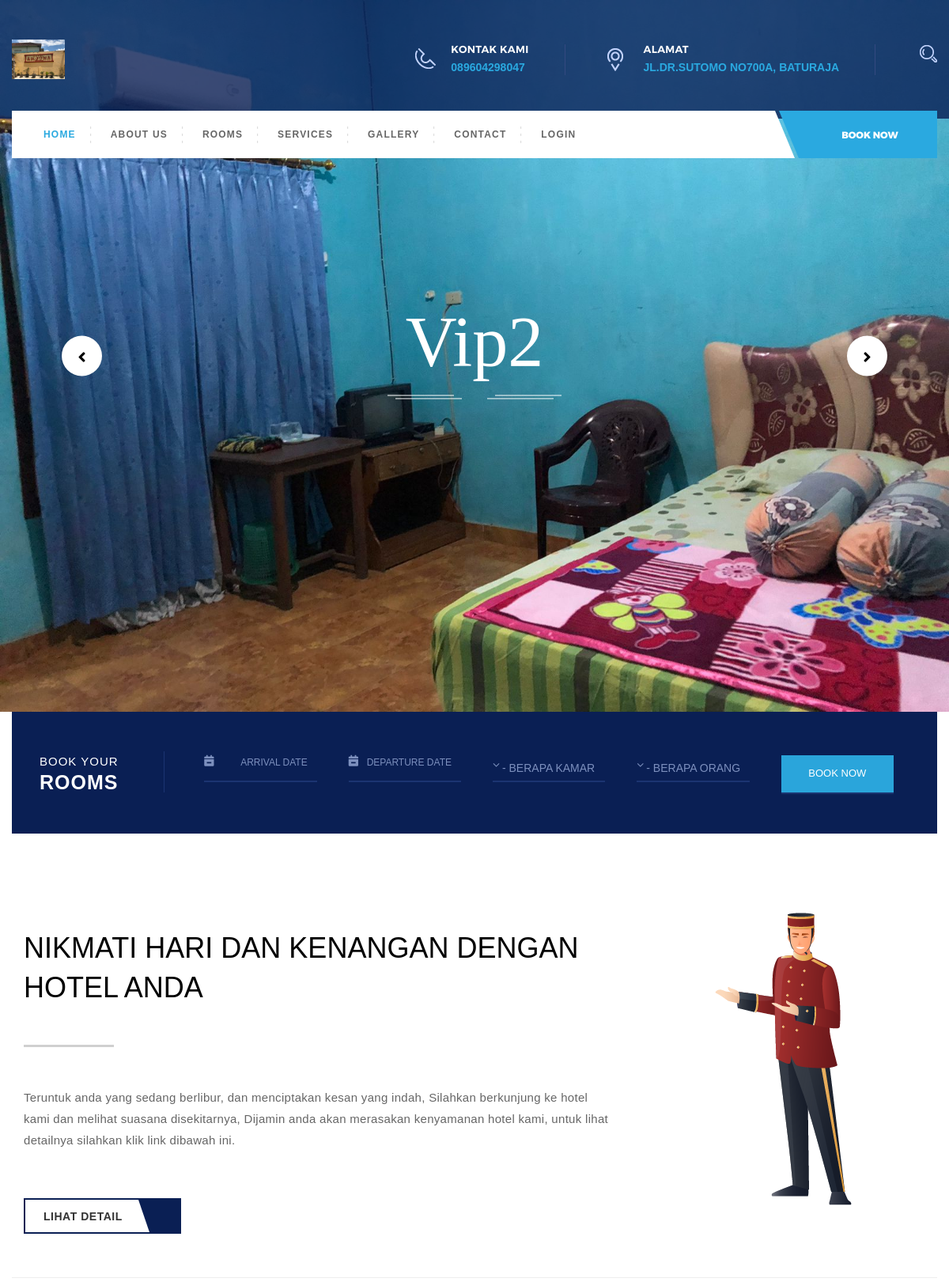
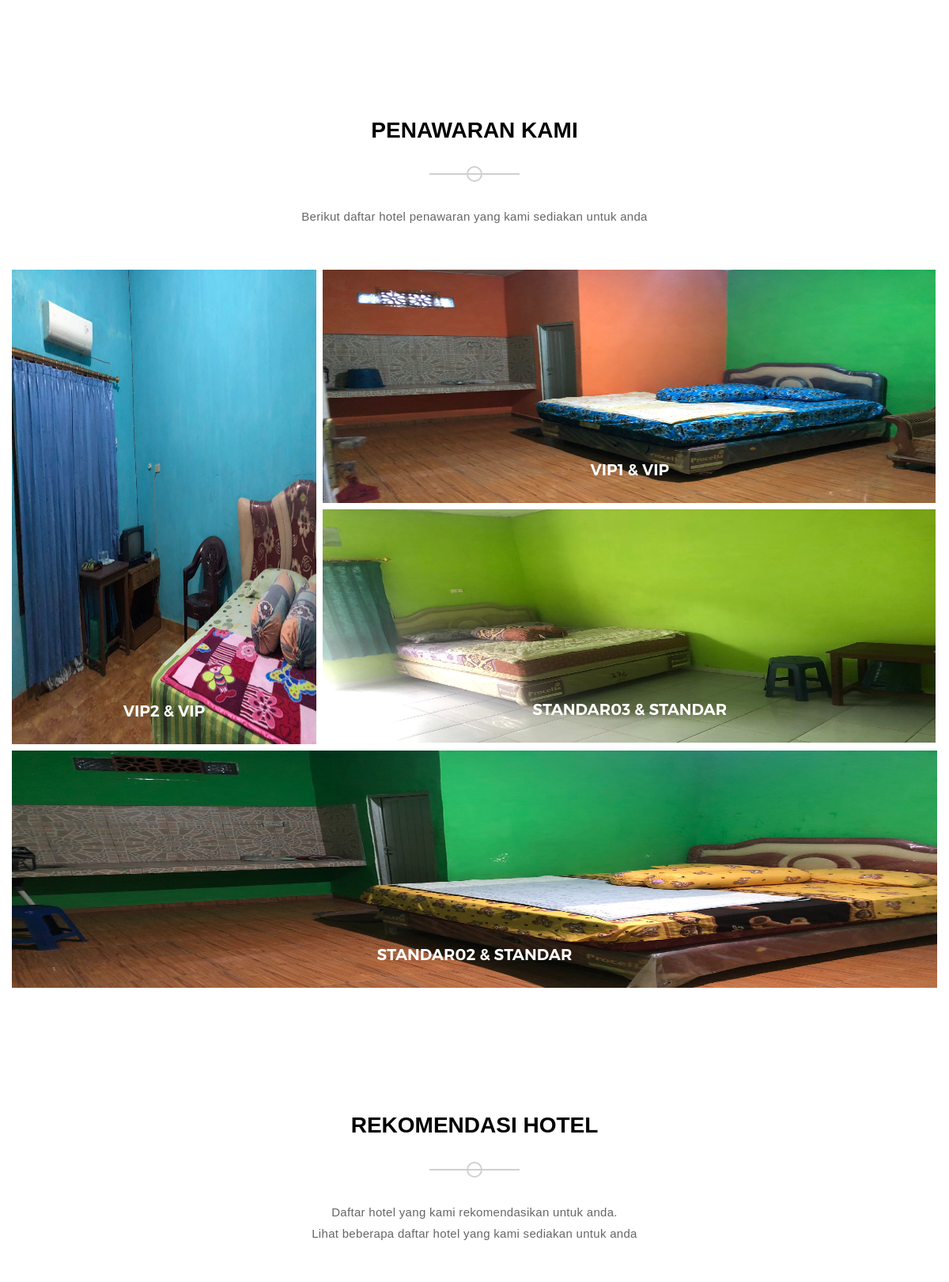
The page / (upper part) on the database its author committed (2 pictures, top to bottom).
### tables this page shows
CREATE TABLE `konfigurasi` (
  `id_konfigurasi` int(11) NOT NULL,
  `nama_sistem` varchar(100) NOT NULL,
  `gambar_sistem` varchar(100) NOT NULL,
  `koordinat` text NOT NULL,
  `tentang` text NOT NULL,
  `alamat` text NOT NULL,
  `no_telepon` varchar(50) NOT NULL,
  `email` varchar(150) DEFAULT NULL,
  `facebook` varchar(150) DEFAULT NULL,
  `instagram` varchar(150) DEFAULT NULL,
  `twitter` varchar(150) DEFAULT NULL,
  `copyright` varchar(300) NOT NULL,
  `link_yt` varchar(300) DEFAULT NULL
);

CREATE TABLE `gambar_kamar` (
  `id_gambar_kamar` int(11) NOT NULL,
  `gambar_kamar` varchar(250) NOT NULL,
  `pilihan` enum('utama','tidak utama') NOT NULL,
  `kamar_id` int(11) NOT NULL
);

CREATE TABLE `kamar` (
  `id_kamar` int(11) NOT NULL,
  `status_kamar_id` int(11) NOT NULL,
  `tipe_kamar_id` int(11) NOT NULL,
  `hotel_id` int(11) NOT NULL,
  `dewasa` varchar(50) NOT NULL,
  `anak` varchar(50) NOT NULL,
  `nama_kamar` varchar(250) NOT NULL,
  `no_kamar` varchar(50) NOT NULL,
  `keterangan` text DEFAULT NULL,
  `harga` varchar(50) NOT NULL,
  `slider` enum('iya','tidak') NOT NULL DEFAULT 'tidak',
  `rekomendasi` enum('iya','tidak') NOT NULL DEFAULT 'tidak',
  `penawaran` enum('iya','tidak') NOT NULL DEFAULT 'tidak'
);

CREATE TABLE `tipe_kamar` (
  `id_tipe_kamar` int(11) NOT NULL,
  `nama_tipe_kamar` varchar(250) NOT NULL
);

### application/views/front/home/main.php (the view, shortened to what the rows shown need)
<main class="site-main page-spacing">
    <div id="slider-section" class="slider-section container-fluid no-padding">
        <div id="photo-slider" class="carousel slide" data-ride="carousel">
            <div class="carousel-inner" role="listbox">
                <?php
                if ($slider != null) :
                    foreach ($slider as $index => $v_slider) : ?>
                        <div class="item <?= $index == 0 ? 'active' : '' ?>">
                            <img style="width: 100%;" src="<?= base_url('images/gambarkamar/' . $v_slider->gambar_kamar) ?>" alt="Slide" />
                            <div class="carousel-caption">
                                <h2 data-animation="animated fadeInDown">
                                    <?php $s_kamar = checkKamar($v_slider->kamar_id)->nama_kamar;
                                    echo $s_kamar;
                                    ?>
                                </h2>
                                <h6 data-animation="animated bounceIn"><span class="left-sep"></span>
                                    <span class="right-sep"></span>
                                </h6>
                            </div>
                        </div>
                <?php
                    endforeach;
                endif;
                ?>
            </div>
        </div>
    </div>
    <div class="container-fluid offer-section no-padding">
        <div class="container">
            <div class="offer-list">
                <?php foreach ($penawaran as $index => $v_penawaran) : ?>
                    <div class="offer-box <?= $index == 0 ? 'tall' : ($index == 1 ? 'wide' : ($index == 2 ? 'wide' : 'full')) ?>">
                        <img style="
                        <?php
                        if ($index == 0) {
                            echo 'width:385px; height:600px;';
                        }
                        if ($index == 1) {
                            echo 'width:775px; height:295px;';
                        }
                        if ($index == 2) {
                            echo 'width:775px; height:295px;';
                        }
                        if ($index == 3) {
                            echo 'width:1170px; height:300px;';
                        }
                        ?>
                        " src="<?= base_url('images/gambarkamar/' . checkGambarKamar($v_penawaran->id_kamar)->gambar_kamar) ?>" alt="Offer" />
                        <div class="offer-detail">
                            <h3><?= $v_penawaran->nama_kamar ?> &amp; <span><?= $v_penawaran->nama_tipe_kamar; ?></span></h3>
                        </div>
                    </div>
                <?php endforeach; ?>
            </div>
        </div>
    </div>
</main>

### application/views/template/front/partials/header.php (shortened to what the rows shown need)
<?php
$konfigurasi = getKonfigurasi();
?>
<header id="header" class="header-section header-position container-fluid no-padding">
    <div class="top-header container-fluid no-padding">
        <div class="container">
            <div class="row">
                <div class="logo-block col-md-3"><a href="<?= base_url('') ?>" title="Hotely"><img style="height: 50px;" src="<?= base_url('images/konfigurasi/' . $konfigurasi->gambar_sistem) ?>" alt="Logo" /></a></div>
                <div class="col-md-9 contact-detail">
                    <div class="phone">
                        <img src="<?= base_url('asset/HTML/') ?>images/phone-ic.png" alt="Phone" />
                        <h6>Kontak Kami</h6>
                        <a href="tell:1800234567890" title="<?= $konfigurasi->no_telepon ?>"><?= $konfigurasi->no_telepon ?></a>
                    </div>
                    <div class="address">
                        <img src="<?= base_url('asset/HTML/') ?>images/address-ic.png" alt="Address" />
                        <h6>Alamat</h6>
                        <p><?= $konfigurasi->alamat ?></p>
                    </div>
                </div>
            </div>
        </div>
    </div>
</header>

### rows shown on the page
konfigurasi: gambar_sistem (picture), no_telepon "089604298047", alamat "JL.DR.SUTOMO NO700A, BATURAJA"
gambar_kamar: gambar_kamar (picture), kamar.nama_kamar "Vip2"
kamar: id_kamar.gambar_kamar (picture), nama_kamar "VIP2", tipe_kamar.nama_tipe_kamar "VIP"
kamar: id_kamar.gambar_kamar (picture), nama_kamar "VIP1", tipe_kamar.nama_tipe_kamar "VIP"
kamar: id_kamar.gambar_kamar (picture), nama_kamar "STANDAR03", tipe_kamar.nama_tipe_kamar "STANDAR"
kamar: id_kamar.gambar_kamar (picture), nama_kamar "STANDAR02", tipe_kamar.nama_tipe_kamar "STANDAR"
